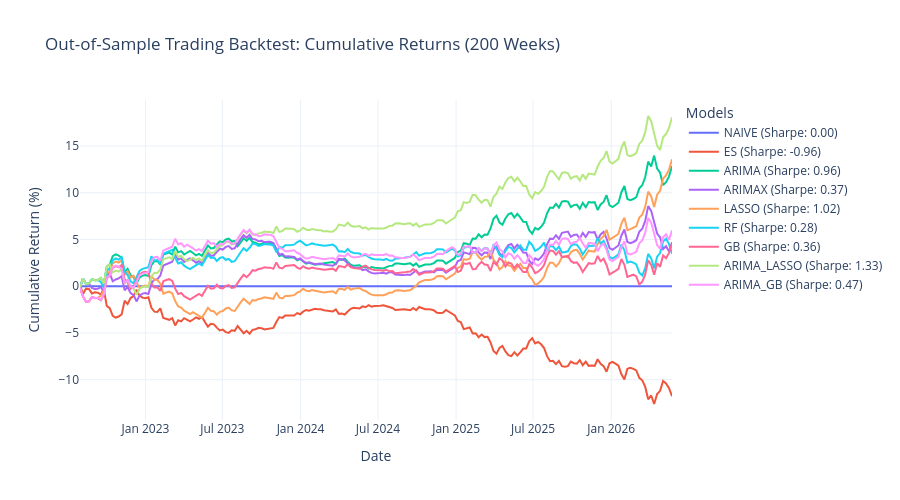

Notebook code for this chart:
### Code cell
fig = go.Figure()
for model_name, cum_rets in trading_cum_rets.items():
    fig.add_trace(go.Scatter(
        x=[d.strftime('%Y-%m-%d') for d in test.index],
        y=[v * 100 for v in cum_rets],
        mode='lines',
        name=f"{model_name.upper()} (Sharpe: {results[model_name]['Sharpe Ratio (Rf=0)']:.2f})"
    ))

fig.update_layout(
    title="Out-of-Sample Trading Backtest: Cumulative Returns (200 Weeks)",
    xaxis_title="Date",
    yaxis_title="Cumulative Return (%)",
    template="plotly_white",
    legend_title="Models",
    width=900,
    height=500
)
fig.show()

### Figure 1 — Plotly figure (JSON) as saved in the notebook; plotly's stock layout.template omitted (floating-point values rounded to 4 significant figures; data arrays with more than 128 entries replaced by an {"elided": "..."} marker saying what was removed)
{"data": [{"mode": "lines", "name": "NAIVE (Sharpe: 0.00)", "type": "scatter", "x": {"elided": "200 str values"}, "y": {"elided": "200 float values"}}, {"mode": "lines", "name": "ES (Sharpe: -0.96)", "type": "scatter", "x": {"elided": "200 str values"}, "y": {"elided": "200 float values"}}, {"mode": "lines", "name": "ARIMA (Sharpe: 0.96)", "type": "scatter", "x": {"elided": "200 str values"}, "y": {"elided": "200 float values"}}, {"mode": "lines", "name": "ARIMAX (Sharpe: 0.37)", "type": "scatter", "x": {"elided": "200 str values"}, "y": {"elided": "200 float values"}}, {"mode": "lines", "name": "LASSO (Sharpe: 1.02)", "type": "scatter", "x": {"elided": "200 str values"}, "y": {"elided": "200 float values"}}, {"mode": "lines", "name": "RF (Sharpe: 0.28)", "type": "scatter", "x": {"elided": "200 str values"}, "y": {"elided": "200 float values"}}, {"mode": "lines", "name": "GB (Sharpe: 0.36)", "type": "scatter", "x": {"elided": "200 str values"}, "y": {"elided": "200 float values"}}, {"mode": "lines", "name": "ARIMA_LASSO (Sharpe: 1.33)", "type": "scatter", "x": {"elided": "200 str values"}, "y": {"elided": "200 float values"}}, {"mode": "lines", "name": "ARIMA_GB (Sharpe: 0.47)", "type": "scatter", "x": {"elided": "200 str values"}, "y": {"elided": "200 float values"}}], "layout": {"height": 500, "legend": {"title": {"text": "Models"}}, "title": {"text": "Out-of-Sample Trading Backtest: Cumulative Returns (200 Weeks)"}, "width": 900, "xaxis": {"title": {"text": "Date"}}, "yaxis": {"title": {"text": "Cumulative Return (%)"}}}}
